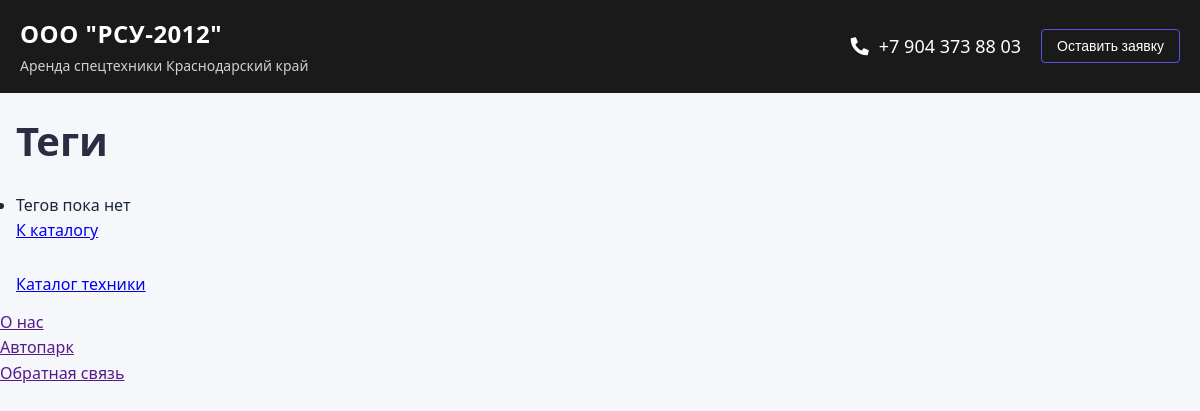
The page /tags/ on the database as committed earlier.
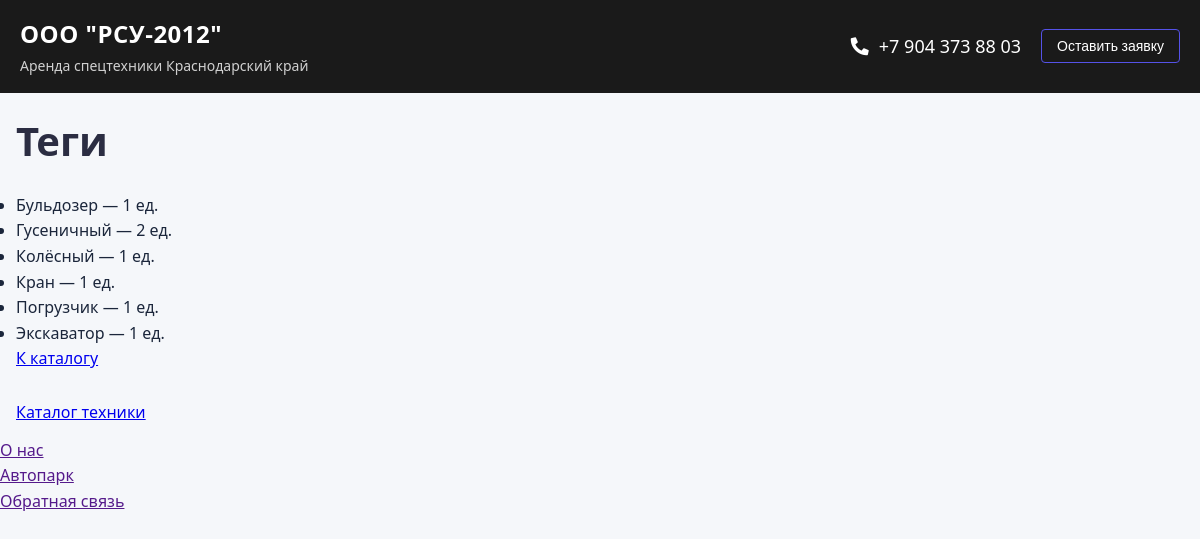
The same page on the database as committed later.
### bid/models.py (models this page shows, shortened)
class Tag(models.Model):
    name = models.CharField(max_length=50, unique=True, verbose_name="Тег")
    class Meta:
        verbose_name = 'Тег'
        verbose_name_plural = 'Теги'
        ordering = ['name']

### bid/views.py (the view)
# urls.py: path('tags/', views.tags_list, name='tags_list'),
def tags_list(request):
    tags = Tag.objects.annotate(num_equipment=Count('equipment')).order_by('name')
    return render(request, 'bid/tags_list.html', {
        'title': 'Теги',
        'tags': tags,
    })

### homepage/templatetags/footernav.py (called while the page is built)
@register.simple_tag()
def get_categories():
    return views.menu

### templates/bid/tags_list.html
{% extends 'base.html' %}
{% block content %}
<div class="container">
  <h1>{{ title|default:'Теги' }}</h1>
  <ul>
    {% for tag in tags %}
      <li>{{ tag.name }} — {{ tag.num_equipment }} ед.</li>
    {% empty %}
      <li>Тегов пока нет</li>
    {% endfor %}
  </ul>
  <p><a href="{% url 'equipment_list' %}">К каталогу</a></p>
</div>
{% endblock %}

### templates/base.html (shortened to what this page needs)
<!DOCTYPE html>
  <head>
    {% load static %}
    <link type="text/css" href="{% static 'css/homepage.css' %}" rel="stylesheet" />
  </head>
  <body>
    {% include "includes/header.html" %}
    <main>
      <div>
        {% block content %}{% endblock %}
      </div>
    </main>
    <footer>
      <div style="padding:12px 16px">
        <a href="/equipment/">Каталог техники</a>
      </div>
    </footer>
    {% include "includes/footer.html"%}
  </body>
</html>

### templates/includes/header.html (shortened to what this page needs)
<header class="company-header">
  <div class="header-container">
    <div class="company-info">
      <div class="company-brand">
        <span class="brand-name">OOO "РСУ-2012"</span>
        <span class="brand-tagline">Аренда спецтехники Краснодарский край</span>
      </div>
    </div>
    <div class="header-right">
      <div class="company-phone">
        <i class="fas fa-phone-alt"></i> +7 904 373 88 03
      </div>
      <button class="occasion-btn">Оставить заявку</button>
    </div>
  </div>
</header>
<link rel="stylesheet" href="https://cdnjs.cloudflare.com/ajax/libs/font-awesome/5.15.4/css/all.min.css">

### templates/includes/footer.html
{% load footernav %}
<footer>
  {% get_categories as categories %}
  <ul>
    {% for cat in categories%}
      <li>
        <a href="">{{ cat }}</a>
      </li>
    {% endfor %}
  </ul>
</footer>

### static/css/homepage.css (style rules this page uses)
h1 { font-size: 2.5rem; font-weight: 700; color: #2b2d42; margin-bottom: 20px; }
* { box-sizing: border-box; margin: 0; padding: 0; font-family: 'Segoe UI', Tahoma, Geneva, Verdana, sans-serif; }
body { background-color: #f5f7fa; color: var(--dark); line-height: 1.6; }
.container { max-width: 1200px; margin: 0 auto; padding: 1rem; }
.company-header { background-color: #1a1a1a; color: #ffffff; padding: 15px 0; font-family: 'Roboto', sans-serif; }
.header-container { max-width: 1200px; margin: 0 auto; display: flex; justify-content: space-between; align-items: center; padding: 0 20px; }
.company-brand { display: flex; flex-direction: column; }
.brand-name { font-size: 24px; font-weight: 700; color: #ffffff; letter-spacing: 0.5px; }
.brand-tagline { font-size: 14px; font-weight: 300; color: #d0d0d0; margin-top: 2px; }
.header-right { display: flex; align-items: center; gap: 20px; }
.company-phone { font-size: 18px; font-weight: 500; display: flex; align-items: center; gap: 10px; }
.fa-phone-alt { color: rgb(255, 255, 255); }
.occasion-btn { background-color: transparent; color: #ffffff; border: 1px solid #5552e8; padding: 8px 15px; font-size: 14px; font-weight: 500; border-radius: 4px; cursor: pointer; transition: all 0.3s ease; font-family: 'Roboto', sans-serif; }

Rows that differ between the two databases and show on the page:
added Tag: name "Бульдозер", num_equipment "1"
added Tag: name "Гусеничный", num_equipment "2"
added Tag: name "Колёсный", num_equipment "1"
added Tag: name "Кран", num_equipment "1"
added Tag: name "Погрузчик", num_equipment "1"
added Tag: name "Экскаватор", num_equipment "1"
Other text that changed with them:
text no longer shown: "Тегов пока нет"
